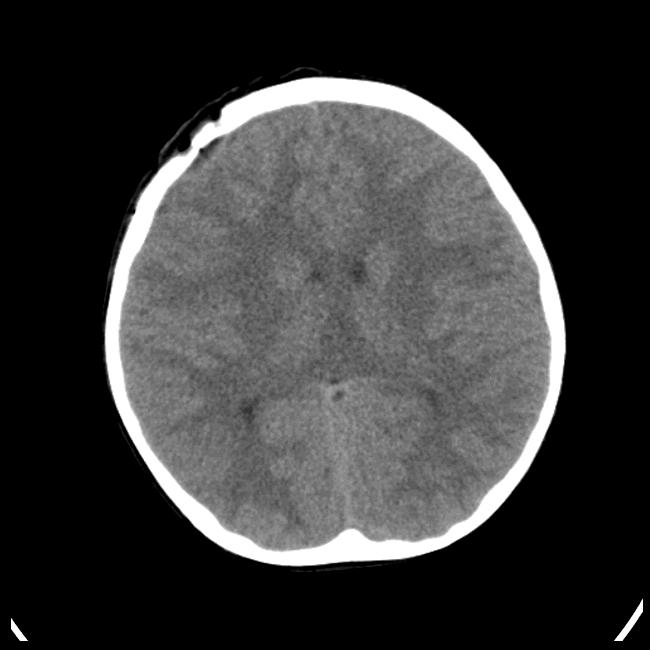
#> input picture Brain_Stroke_CT-SCAN_image/Train/hemorrhagic/68 (24).jpg, 650 x 650 px
$ python -i pruebatrain.py   (imports and definitions only)
#> lines starting #> are read from the running program, lines starting #| are printed output that depends on the picture; after the words box and inside, x2 and y2 are one past the last pixel; in counts of white or black regions, pixels touching at a corner belong together
import warnings

# [1 line not run here, left out]

import os
import numpy as np
import pandas as pd
import matplotlib.pyplot as plt
import seaborn as sns
import cv2
from PIL import Image
import tensorflow as tf
from tensorflow import keras
from tensorflow.keras.models import Model
from tensorflow.keras.layers import Input, Dense, GlobalAveragePooling2D, Dropout, BatchNormalization
from tensorflow.keras.applications import DenseNet121
from tensorflow.keras.preprocessing.image import ImageDataGenerator
from tensorflow.keras.callbacks import EarlyStopping, ReduceLROnPlateau, ModelCheckpoint
from tensorflow.keras.optimizers import Adam
from sklearn.model_selection import train_test_split, KFold
from sklearn.metrics import classification_report, confusion_matrix, accuracy_score, roc_curve, auc, precision_recall_curve, f1_score, roc_auc_score
from sklearn.utils.class_weight import compute_class_weight

# Set random seeds for reproducibility
# [2 lines not run here, left out]

# ========================
# Data Preparation
# ========================

# Define paths - update these to match your directory structure
data_dir = "data"
train_dir = os.path.join(data_dir, "train")
val_dir = os.path.join(data_dir, "val")
test_dir = os.path.join(data_dir, "test")


# Function to split data into train/val/test directories
def split_data_into_train_val_test(normal_path, stroke_path, output_dir, test_size=0.2, val_size=0.2):
    """
    Split data from source directories into train/val/test directories
    Returns lists of files for train, val, and test sets.
    """
#> further down, picture is the input picture: shape (650, 650, 3); min 0, max 255, mean 55.9
    # Create directory structure if it doesn't exist
    os.makedirs(os.path.join(output_dir, "train", "normal"), exist_ok=True)
    os.makedirs(os.path.join(output_dir, "train", "stroke"), exist_ok=True)
    os.makedirs(os.path.join(output_dir, "val", "normal"), exist_ok=True)
    os.makedirs(os.path.join(output_dir, "val", "stroke"), exist_ok=True)
    os.makedirs(os.path.join(output_dir, "test", "normal"), exist_ok=True)
    os.makedirs(os.path.join(output_dir, "test", "stroke"), exist_ok=True)

    # Get file lists
    normal_files = os.listdir(normal_path)
    stroke_files = os.listdir(stroke_path)

    # Split normal files
    normal_train, normal_test = train_test_split(normal_files, test_size=test_size, random_state=42)
    normal_train, normal_val = train_test_split(normal_train, test_size=val_size, random_state=42)

    # Split stroke files
    stroke_train, stroke_test = train_test_split(stroke_files, test_size=test_size, random_state=42)
    stroke_train, stroke_val = train_test_split(stroke_train, test_size=val_size, random_state=42)

    # Copy files to their respective directories
    for file in normal_train:
        src = os.path.join(normal_path, file)
        dst = os.path.join(output_dir, "train", "normal", file)
        tf.io.gfile.copy(src, dst, overwrite=True)

    for file in normal_val:
        src = os.path.join(normal_path, file)
        dst = os.path.join(output_dir, "val", "normal", file)
        tf.io.gfile.copy(src, dst, overwrite=True)

    for file in normal_test:
        src = os.path.join(normal_path, file)
        dst = os.path.join(output_dir, "test", "normal", file)
        tf.io.gfile.copy(src, dst, overwrite=True)

    for file in stroke_train:
        src = os.path.join(stroke_path, file)
        dst = os.path.join(output_dir, "train", "stroke", file)
        tf.io.gfile.copy(src, dst, overwrite=True)

    for file in stroke_val:
        src = os.path.join(stroke_path, file)
        dst = os.path.join(output_dir, "val", "stroke", file)
        tf.io.gfile.copy(src, dst, overwrite=True)

    for file in stroke_test:
        src = os.path.join(stroke_path, file)
        dst = os.path.join(output_dir, "test", "stroke", file)
        tf.io.gfile.copy(src, dst, overwrite=True)

    print(f"Train set: {len(normal_train)} normal, {len(stroke_train)} stroke")
    print(f"Val set: {len(normal_val)} normal, {len(stroke_val)} stroke")
    print(f"Test set: {len(normal_test)} normal, {len(stroke_test)} stroke")

    # Return the lists of files
    return normal_train, normal_val, normal_test, stroke_train, stroke_val, stroke_test


# [22 lines left out: function check_for_data_leakage, not called in this run]


# [58 lines of commented-out code are left out]
normal_path = "C:/Users/Coshita/Downloads/stroke datos de entrenamiento/DWI/dataset_dwi_stroke/normal"
stroke_path = "C:/Users/Coshita/Downloads/stroke datos de entrenamiento/DWI/dataset_dwi_stroke/stroke"
# [3 lines that did not run here, left out]
# split_data_into_train_val_test(normal_path, stroke_path, "data")
# [1 line that did not run here, left out]
# [1 line that did not run here, left out]
# [1 line not run here, left out]
# check_pixel_level_leakage(train_dir, val_dir, test_dir)


# Enhanced preprocessing with additional randomization
def preprocess_medical_image(img, add_noise=False, random_contrast=False):
    """
    Preprocess medical images with various enhancements.
    Returns a float32 image in the range [0, 1] to be compatible with rescaling operations.
    """
#> called with add_noise = False, random_contrast = False
    # First convert to float to avoid any uint8 overflow issues
    img_float = img.astype(np.float32)

    # Convert to grayscale if it's a color image
    if len(img_float.shape) == 3 and img_float.shape[2] == 3:
        # OpenCV expects values in [0, 255] for color conversion
        if img_float.max() <= 1.0:
            img_float = img_float * 255.0
        gray = cv2.cvtColor(img_float.astype(np.uint8), cv2.COLOR_RGB2GRAY)
    else:
        # If already grayscale but has additional dimensions, squeeze them
        if len(img_float.shape) > 2:
            gray = np.squeeze(img_float)
        else:
            gray = img_float.copy()

    # Ensure the gray image is in uint8 for CLAHE
    if gray.max() <= 1.0:
        gray = (gray * 255.0).astype(np.uint8)
    else:
        gray = gray.astype(np.uint8)

    # Apply CLAHE with random parameters
    clip_limit = np.random.uniform(1.0, 3.0) if random_contrast else 2.0
    clahe = cv2.createCLAHE(clipLimit=clip_limit, tileGridSize=(8, 8))
    cl1 = clahe.apply(gray)
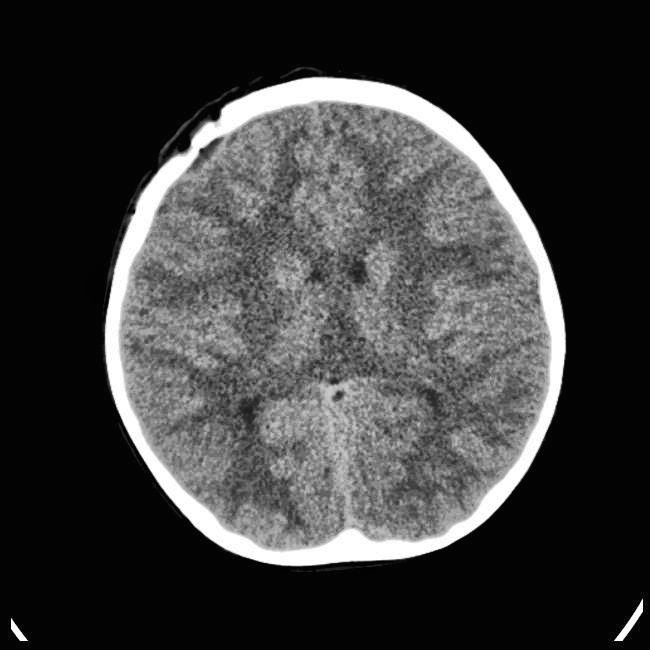
#> cl1: shape (650, 650); min 2, max 255, mean 59.9

    # Add random noise (for data augmentation)
    if add_noise and np.random.random() > 0.5:
        noise = np.random.normal(0, 5, cl1.shape).astype(np.uint8)
        cl1 = cv2.add(cl1, noise)

    # Edge enhancement with random thresholds
    if np.random.random() > 0.5:
        low_threshold = np.random.randint(30, 70)
        high_threshold = np.random.randint(100, 200)
        edges = cv2.Canny(cl1, low_threshold, high_threshold)
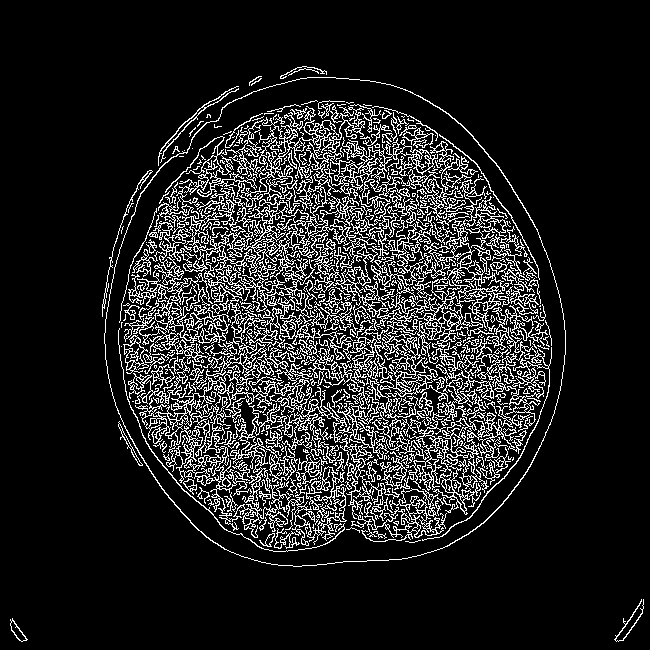
#> edges: shape (650, 650); 13.1% white in thin lines or dots, all inside (x1, y1, x2, y2) = (10, 66, 644, 642)
        enhanced = cv2.addWeighted(cl1, 1.5, edges, 0.5, 0)
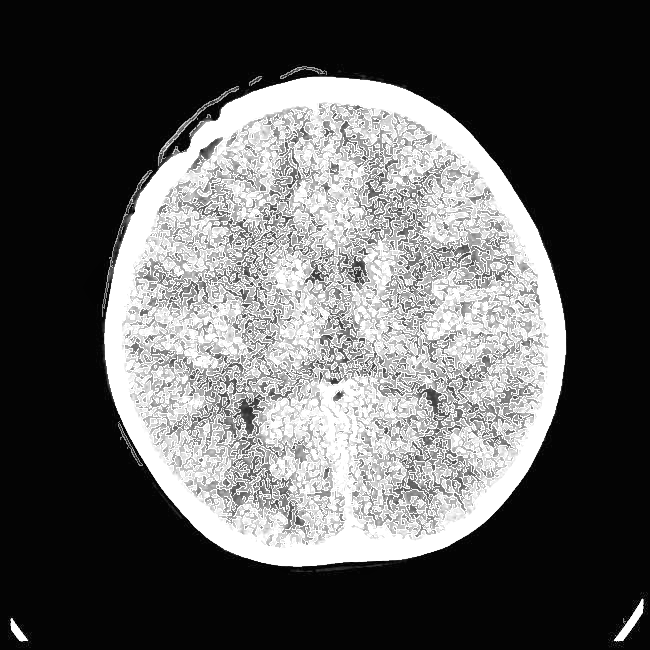
#> enhanced: shape (650, 650); min 3, max 255, mean 92
    else:
        enhanced = cl1

    # Convert back to RGB
    enhanced_rgb = cv2.cvtColor(enhanced, cv2.COLOR_GRAY2RGB)

    # Convert back to float32 in range [0, 1] for the ImageDataGenerator's rescaling
    enhanced_rgb = enhanced_rgb.astype(np.float32) / 255.0

    return enhanced_rgb


# ========================
# Data Augmentation and Loading
# ========================

# Define image size
img_size = (224, 224)
batch_size = 16

# Create data generators with stronger augmentation
# [12 lines that did not run here, left out]

# Only rescale validation and test data without augmentation
# [2 lines that did not run here, left out]

# [2 lines that did not run here, left out]

# Load data using flow_from_directory
# [7 lines that did not run here, left out]

# [7 lines that did not run here, left out]

# [7 lines that did not run here, left out]

# Calculate class weights for imbalanced dataset
# [1 line that did not run here, left out]
# [1 line that did not run here, left out]
# [1 line that did not run here, left out]
# [1 line not run here, left out]


# ========================
# Model Definition with Higher Regularization
# ========================

# [211 lines left out: functions create_regularized_model, train_and_evaluate_model, not called in this run]


# ========================
# Main Execution
# ========================

# [4 lines not run here, left out]

>>> import cv2
>>> picture = cv2.cvtColor(cv2.imread('../Brain_Stroke_CT-SCAN_image/Train/hemorrhagic/68 (24).jpg'), cv2.COLOR_BGR2RGB)
>>> result = preprocess_medical_image(picture)

$ run again, on Brain_Stroke_CT-SCAN_image/Train/ischaemic/101 (11).jpg
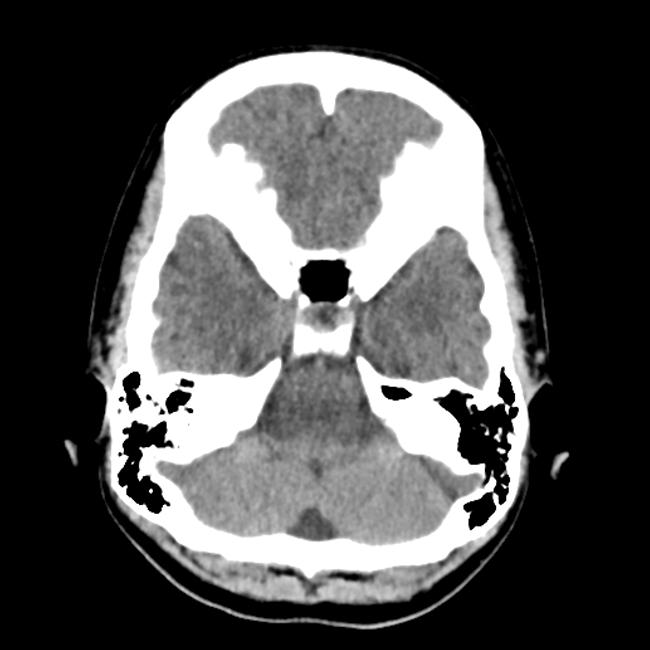
#> input picture Brain_Stroke_CT-SCAN_image/Train/ischaemic/101 (11).jpg, 650 x 650 px
#> picture is the input picture: shape (650, 650, 3); min 0, max 255, mean 80.7
#> in preprocess_medical_image, `edges = cv2.Canny(cl1, low_threshold, high_threshold)`:
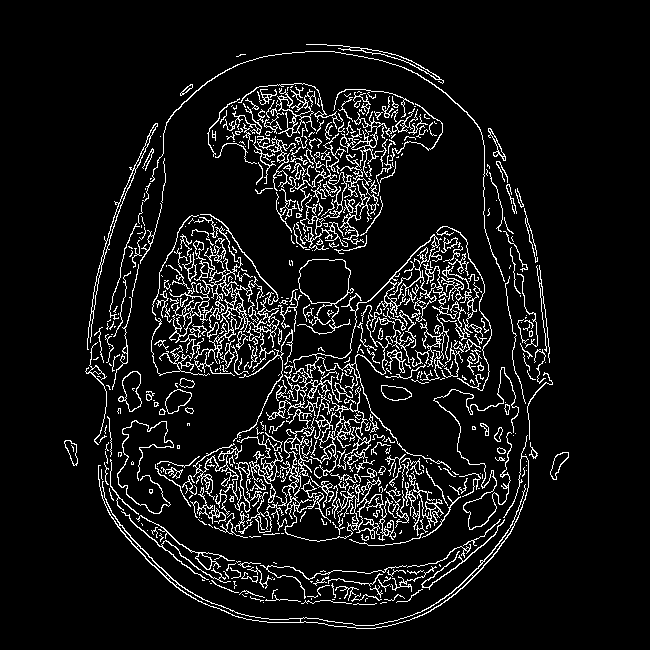
#> edges: shape (650, 650); 8.2% white in thin lines or dots, all inside (x1, y1, x2, y2) = (64, 44, 569, 629)
#> in preprocess_medical_image, `enhanced = cv2.addWeighted(cl1, 1.5, edges, 0.5, 0)`:
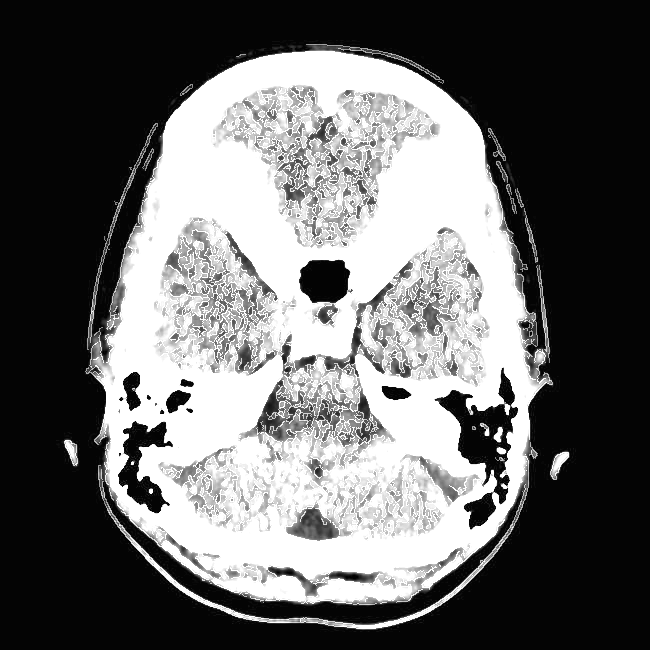
#> enhanced: shape (650, 650); min 3, max 255, mean 104.8

$ run again, on Brain_Stroke_CT-SCAN_image/Train/ischaemic/101 (15).jpg
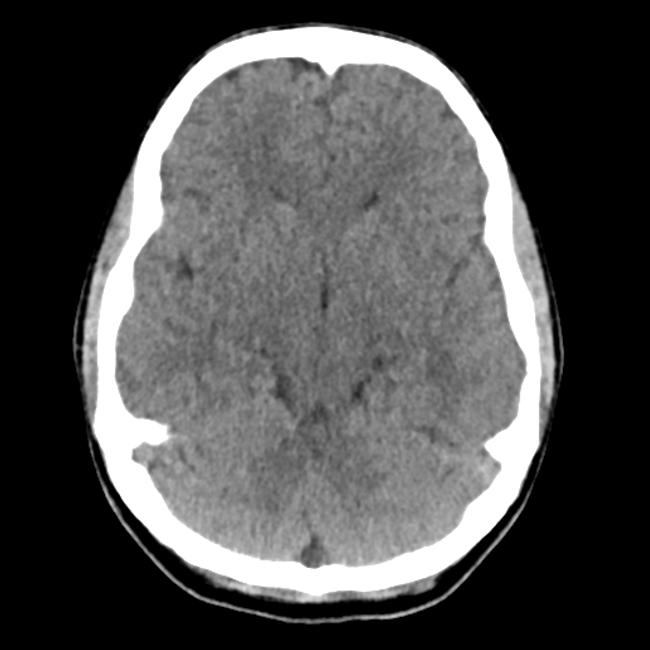
#> input picture Brain_Stroke_CT-SCAN_image/Train/ischaemic/101 (15).jpg, 650 x 650 px
#> picture is the input picture: shape (650, 650, 3); min 0, max 255, mean 77.9
#> in preprocess_medical_image, `edges = cv2.Canny(cl1, low_threshold, high_threshold)`:
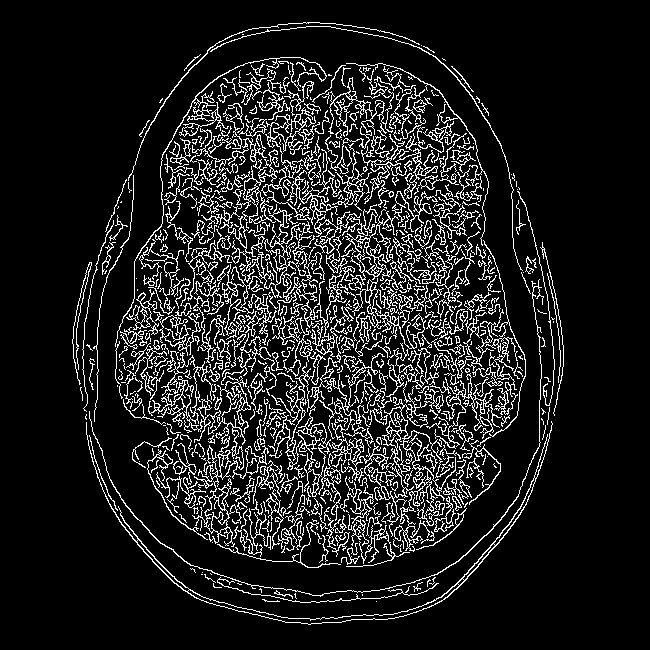
#> edges: shape (650, 650); 11.8% white in thin lines or dots, all inside (x1, y1, x2, y2) = (72, 22, 564, 625)
#> in preprocess_medical_image, `enhanced = cv2.addWeighted(cl1, 1.5, edges, 0.5, 0)`:
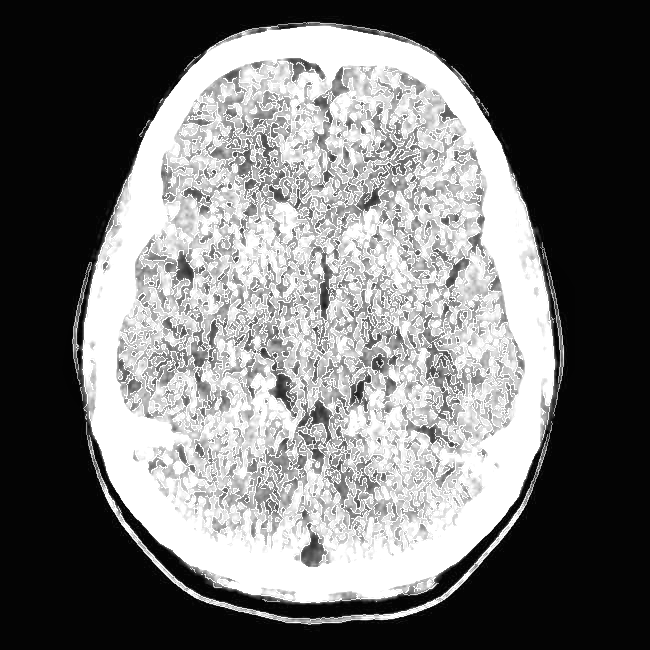
#> enhanced: shape (650, 650); min 3, max 255, mean 115
